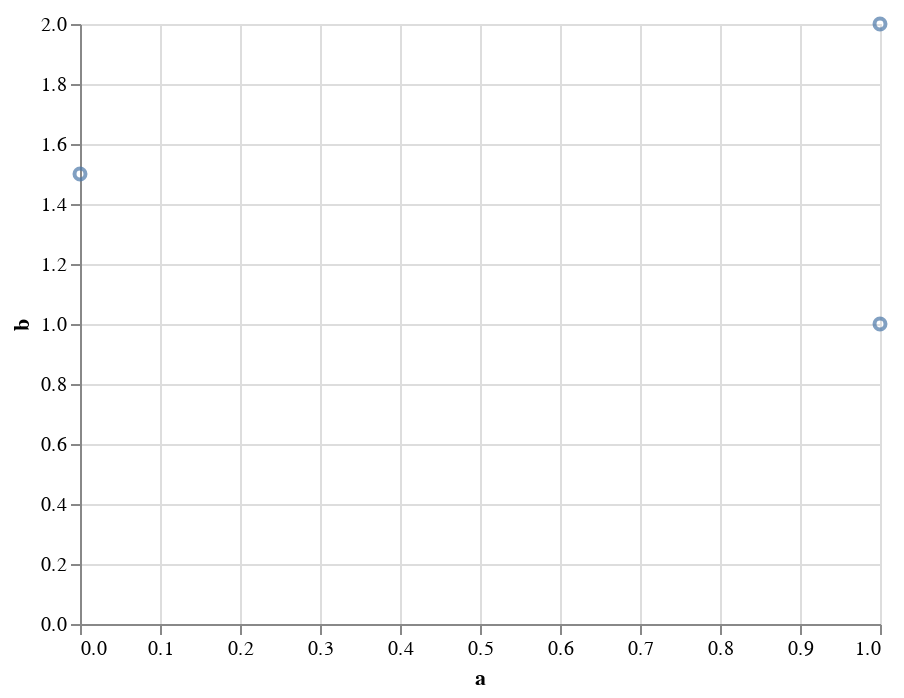

Notebook cell for this chart:
### Code cell
import altair as alt
import pandas

data = pandas.DataFrame([{'a':1, 'b':2}, {'a':1, 'b':1}, {'a':0, 'b':1.5}])

alt.Chart(data).mark_point().encode(
    x='a',
    y='b'
)

### Figure 1 — Vega-Lite specification as saved in the notebook (floating-point values rounded to 4 significant figures)
{"$schema": "https://vega.github.io/schema/vega-lite/v3.2.1.json", "config": {"mark": {"tooltip": null}, "view": {"height": 300, "width": 400}}, "data": {"name": "data-a6d17c3bd0c8b013374b61e222354026"}, "datasets": {"data-a6d17c3bd0c8b013374b61e222354026": [{"a": 1, "b": 2}, {"a": 1, "b": 1}, {"a": 0, "b": 1.5}]}, "encoding": {"x": {"field": "a", "type": "quantitative"}, "y": {"field": "b", "type": "quantitative"}}, "mark": "point"}
